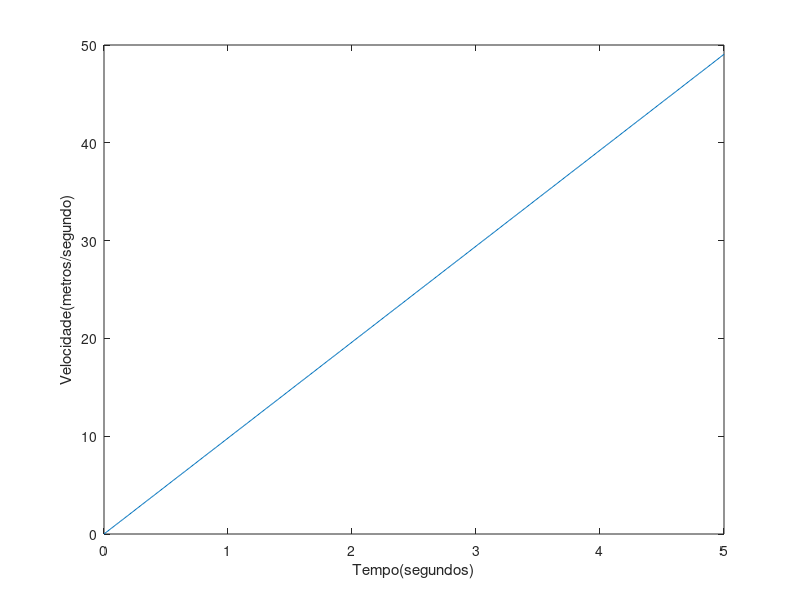

MATLAB code to generate this figure:
% Programa Velocidade_de_Queda.m: plota a velocidade de queda
% de um objeto.
%
% Variável de entrada:
% tfinal = tempo final (em segundos)
%
% Variáveis de saída:
% t = arranjo de instantes de tempo em que a velocidade é
% calculada (segundos)
% v = arranjo de velocidades (metros/segundo)
%
% Valor de parâmetro:
g = 9.81; % Aceleração em unidades do SI
%
% Seção de entrada:
tfinal = input('Entre com o tempo final em segundos:');
%
% Seção de cálculo:
dt = tfinal/500;
t = 0:dt:tfinal; % Cria um arranjo com 501 valores de tempo.
v = g*t;
%
% Seção de saída:
plot(t,v), xlabel('Tempo(segundos)'), ylabel('Velocidade(metros/segundo)')